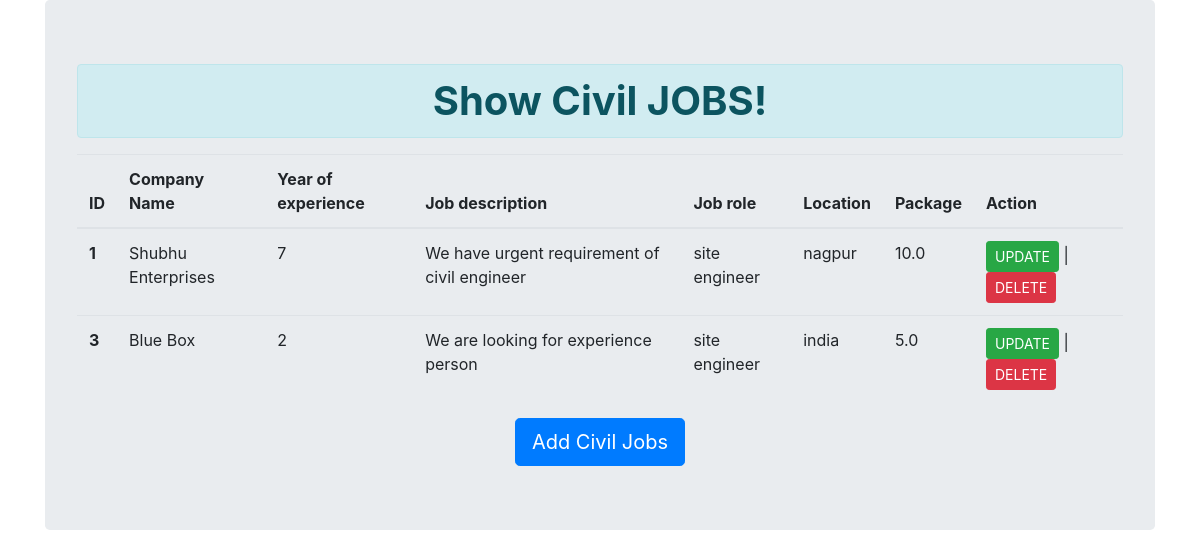
/show_civil/, run on the app's committed database.
### jobapp/models.py (models this page shows, shortened)
class CIVILjobs(models.Model):
    company_name         = models.CharField(max_length=70)
    year_of_experience   = models.IntegerField()
    job_description      = models.TextField()
    job_role             = models.CharField(max_length=80)
    location             = models.CharField(max_length=80)
    package              = models.FloatField()

### jobapp/views.py (the view)
# urls.py: path('show_civil/', views.show_civil_jobs_view),
def show_civil_jobs_view(request):
    data = CIVILjobs.objects.all()
    return render(request, "jobapp/show_civil.html", {'data': data})

### jobapp/templates/jobapp/show_civil.html (shortened to what this page needs)
<!doctype html>
<html lang="en">
  <head>
    <link rel="stylesheet" href="https://maxcdn.bootstrapcdn.com/bootstrap/4.0.0/css/bootstrap.min.css">
  </head>
  <body>
    <div class="container" >
      <div class="jumbotron">
          <h1 class="alert alert-info" style="text-align:center;"><b>Show Civil JOBS!</b></h1>
          <table class="table table-hover">
            <thead>
              <tr>
                <th scope="col">ID</th>
                <th scope="col">Company Name</th>
                <th scope="col">Year of experience</th>
                <th scope="col">Job description</th>
                <th scope="col">Job role </th>
                <th scope="col">Location</th>
                <th scope="col">Package</th>
                <th scope="col">Action</th>
              </tr>
            </thead>
            <tbody>
              {% for x in data %}
              <tr>
                <th scope="row">{{x.id}}</th>
                <td>{{x.company_name}}</td>
                <td>{{x.year_of_experience}}</td>
                <td>{{x.job_description}}</td>
                <td>{{x.job_role}}</td>
                <td>{{x.location}}</td>
                <td>{{x.package}}</td>
                <td>
                  <a class="btn btn-success btn-sm" style="display:inline-block;" href="/update_civil/{{x.id}}" role="button">UPDATE</a>
                |  <a class="btn btn-danger btn-sm" style="display:inline-block;" href="/delete_civil/{{x.id}}" role="button">DELETE</a>
                </td>
              </tr>
              {% endfor %}
            </tbody>
          </table>
          <center><a class="btn btn-primary btn-lg" href="/add_civil/" role="button">Add Civil Jobs</a></center>
      </div>
    </div>
  </body>
</html>

### data on the page
CIVILjobs: id "1", company_name "Shubhu Enterprises", year_of_experience "7", job_description "We have urgent requirement of civil engineer", job_role "site engineer", location "nagpur", package "10.0"
CIVILjobs: id "3", company_name "Blue Box", year_of_experience "2", job_description "We are looking for experience person", job_role "site engineer", location "india", package "5.0"
